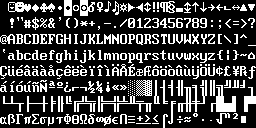
#> input picture cp437-8x16.png, 256 x 128 px
$ python png_font_to_arr_c.py
#> lines starting #> are read from the running program, lines starting #| are printed output that depends on the picture
from PIL import Image, ImageDraw

from pyperclip import copy

img = Image.open("cp437-8x16.png").convert("RGB")
#> img: PIL image 256x128 RGB; 25.7% white in thin lines or dots

draw = ImageDraw.Draw(img)

pixels = list(img.getdata())
#> pixels = 32768 items

width, height = img.size
#> width = 256; height = 128

c_width = 8

c_height = 16

result = ""

cur_c = 0

for i in range(0, height, c_height):
	for j in range(0, width, c_width):
		for y in range(c_height):
			result += "0b"

			for x in range(c_width):
				pos = j + x + ((i + y) * width)

				avg_color = sum(pixels[pos]) / len(pixels[pos])

				if (avg_color >= 128):
					result += "1"
				else:
					result += "0"

			result += ",\n"

		draw.point((j, i), (0, 255, 0))

		cur_c += 1
#> after the loop, cur_c = 256

result += "\n"

print(result)
#> (printed output is left out)

copy(result)

img.show()
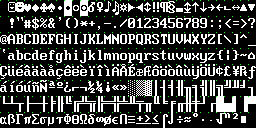
#> shown: PIL image 256x128 RGB; mean R, G, B 65.6, 67.6, 65.6
